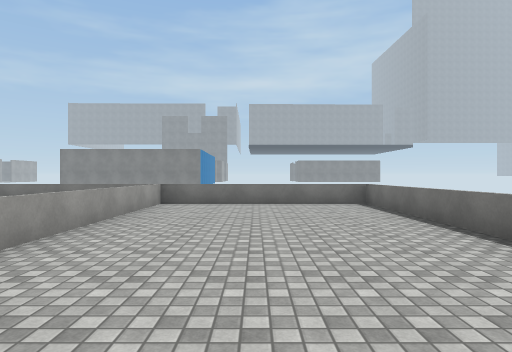
[1] (above)

13 first-person views from a walk through a scene from a Unity 3-D project. The camera is 1.4 m above the floor, looks level and sees 75° across. The floor is counted in squares, 2 m on a side. Each view is taken from the middle of a square. On the plan, view 1 faces up. The plan holds only what a view shows up to about 10 squares ahead; the rest is blank. The place goes on beyond the plan. The player character is not drawn. Some animated figures are left out. Door leaves are left out, so doorways stand open. Surface patterns are stand-ins for the level's own textures.

[2]
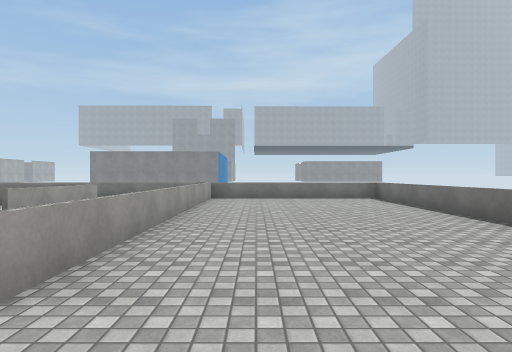

[3]
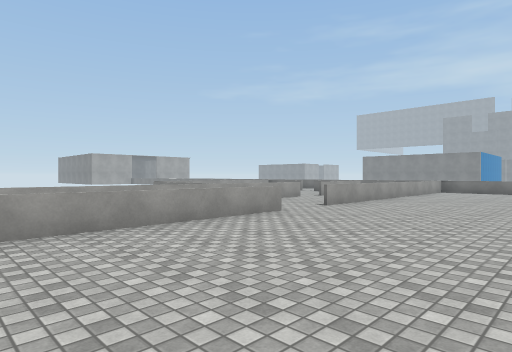

[4]
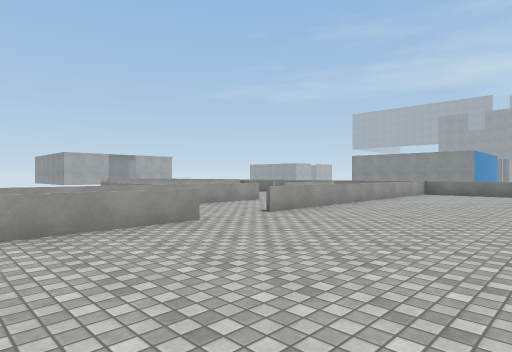

[5]
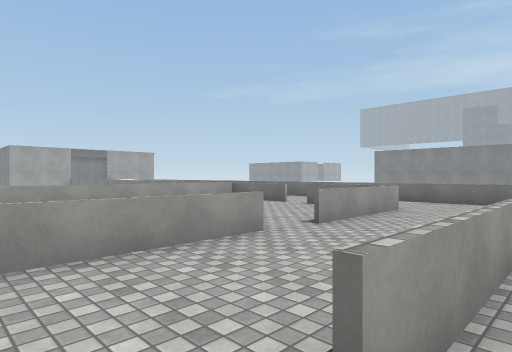

[6]
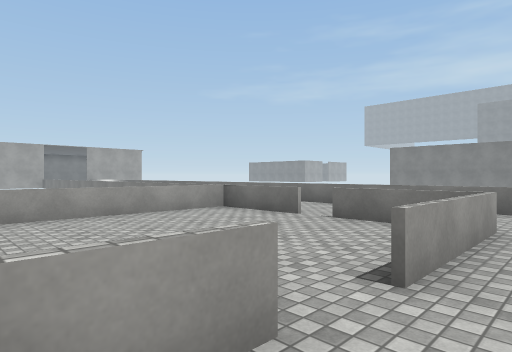

[7]
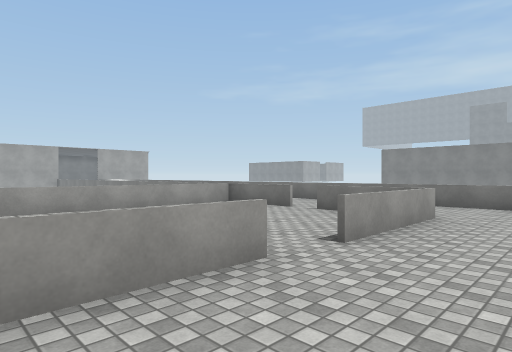

[8]
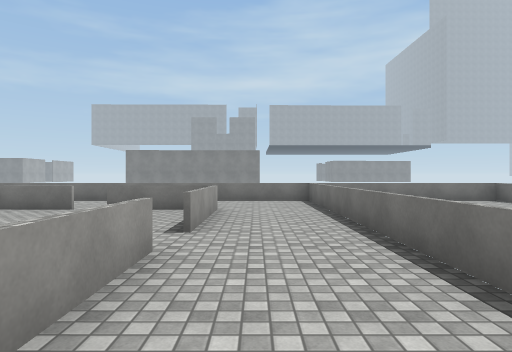

[9]
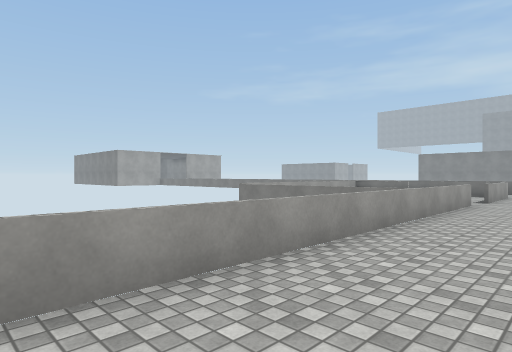

[10]
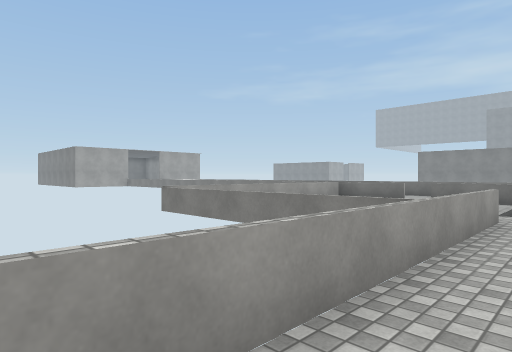

[11]
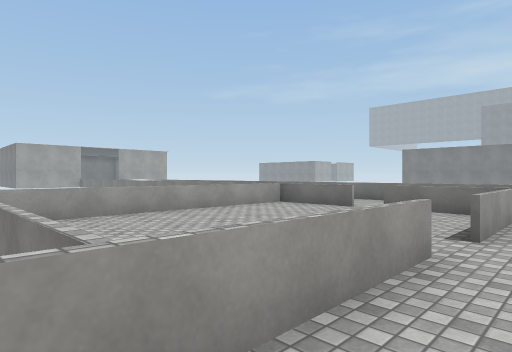

[12]
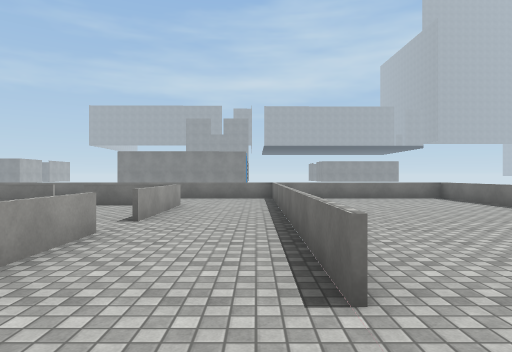

[13]
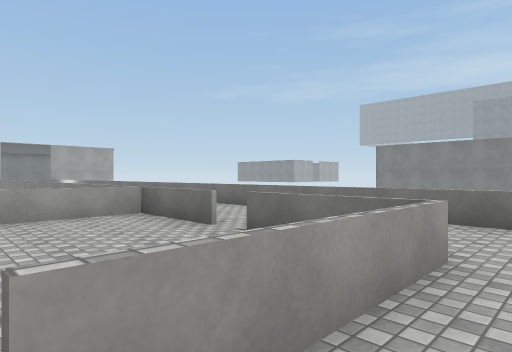

### Floor plan
Key: @ floor where view 1 was taken; # wall or solid block; x gap in a wall; . floor; = window, fence, low wall or low ledge.
Columns run from 15 left of view 1 to 3 right of it. Each row starts with its distance up from view 1.
  9   #################
  8      ... ....=....=
  7       ..  ...=....=
  6 =======xx==..=....=
  5      #....=..=....=
  4      #....=..=....=
  3      #....x..=....=
  2      #..  x..=....
  1      #..  =..=....
  0      #####=..=.@.
 -1         ##=.......
 -2           =..=....
 -3           =..=....
 -4           =..=....
 -5           =..=....
 -6           =..=....
 -7           =.. ....

Positions as (right, up) in squares from view 1, and headings:
1: (0, 0), facing up
2: (-1, -2), facing up
3: (2, -7), facing up-left
4: (2, -5), facing up-left
5: (-2, -1), facing up-left
6: (-4, 1), facing up-left
7: (-3, 0), facing up-left
8: (-4, -1), facing up
9: (-3, -7), facing up-left
10: (-4, -4), facing up-left
11: (-4, -1), facing up-left
12: (-3, -2), facing up
13: (-4, 3), facing up-left
